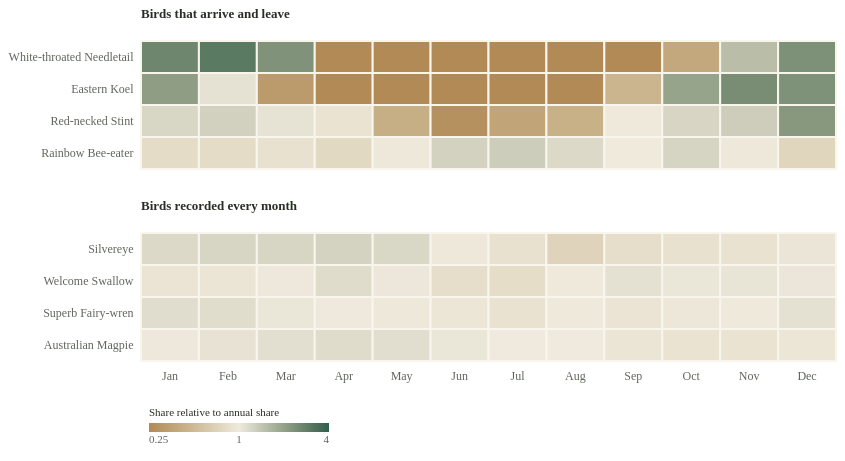

Vega-Lite specification for this chart:
### Vega-Lite specification from a JSON file in a GitHub repository (floating-point values rounded to 4 significant figures)
{"$schema": "https://vega.github.io/schema/vega-lite/v5.json", "padding": 8, "config": {"background": "transparent", "font": "Bricolage Grotesque", "view": {"stroke": null}, "axis": {"labelFont": "Bricolage Grotesque", "titleFont": "Bricolage Grotesque", "labelFontSize": 12, "titleFontSize": 12, "titleFontWeight": 500, "labelColor": "#60665c", "titleColor": "#292e27", "domain": false, "ticks": false, "gridColor": "#e0dccf", "gridOpacity": 0.75, "labelPadding": 8, "titlePadding": 14}, "legend": {"labelFont": "Bricolage Grotesque", "titleFont": "Bricolage Grotesque", "labelFontSize": 11, "titleFontSize": 11, "titleFontWeight": 500, "labelColor": "#60665c", "titleColor": "#292e27", "gradientThickness": 9, "gradientLength": 130, "padding": 8}, "title": {"font": "Bricolage Grotesque", "color": "#292e27", "fontSize": 15, "fontWeight": 500, "anchor": "start"}}, "description": "Monthly share of all records for eight featured species, divided by each species’ annual share. One means the species occupies its typical share. Rows are grouped into birds whose share swings through the year and birds recorded steadily all year. This adjusts for total monthly record volume, not survey effort.", "data": {"values": [{"scientific": "Merops ornatus", "name": "Rainbow Bee-eater", "month": 1, "label": "Jan", "season": "Summer", "count": 2655, "rank": 87, "per10k": 32.29, "relative": 0.8202, "topSeven": false, "group": "Birds that arrive and leave"}, {"scientific": "Gymnorhina tibicen", "name": "Australian Magpie", "month": 1, "label": "Jan", "season": "Summer", "count": 20779, "rank": 1, "per10k": 252.7, "relative": 1.016, "topSeven": true, "group": "Birds recorded every month"}, {"scientific": "Hirundo neoxena", "name": "Welcome Swallow", "month": 1, "label": "Jan", "season": "Summer", "count": 13474, "rank": 6, "per10k": 163.9, "relative": 0.9177, "topSeven": true, "group": "Birds recorded every month"}, {"scientific": "Malurus cyaneus", "name": "Superb Fairy-wren", "month": 1, "label": "Jan", "season": "Summer", "count": 15122, "rank": 4, "per10k": 183.9, "relative": 1.122, "topSeven": true, "group": "Birds recorded every month"}, {"scientific": "Zosterops lateralis", "name": "Silvereye", "month": 1, "label": "Jan", "season": "Summer", "count": 8826, "rank": 21, "per10k": 107.3, "relative": 1.162, "topSeven": false, "group": "Birds recorded every month"}, {"scientific": "Calidris ruficollis", "name": "Red-necked Stint", "month": 1, "label": "Jan", "season": "Summer", "count": 1054, "rank": 165, "per10k": 12.82, "relative": 1.2, "topSeven": false, "group": "Birds that arrive and leave"}, {"scientific": "Hirundapus caudacutus", "name": "White-throated Needletail", "month": 1, "label": "Jan", "season": "Summer", "count": 966, "rank": 171, "per10k": 11.75, "relative": 2.614, "topSeven": false, "group": "Birds that arrive and leave"}, {"scientific": "Eudynamys orientalis", "name": "Eastern Koel", "month": 1, "label": "Jan", "season": "Summer", "count": 4375, "rank": 59, "per10k": 53.21, "relative": 2.08, "topSeven": false, "group": "Birds that arrive and leave"}, {"scientific": "Merops ornatus", "name": "Rainbow Bee-eater", "month": 2, "label": "Feb", "season": "Summer", "count": 2045, "rank": 84, "per10k": 32.14, "relative": 0.8163, "topSeven": false, "group": "Birds that arrive and leave"}, {"scientific": "Gymnorhina tibicen", "name": "Australian Magpie", "month": 2, "label": "Feb", "season": "Summer", "count": 16939, "rank": 1, "per10k": 266.2, "relative": 1.07, "topSeven": true, "group": "Birds recorded every month"}, {"scientific": "Hirundo neoxena", "name": "Welcome Swallow", "month": 2, "label": "Feb", "season": "Summer", "count": 10601, "rank": 5, "per10k": 166.6, "relative": 0.933, "topSeven": true, "group": "Birds recorded every month"}, {"scientific": "Malurus cyaneus", "name": "Superb Fairy-wren", "month": 2, "label": "Feb", "season": "Summer", "count": 11764, "rank": 4, "per10k": 184.9, "relative": 1.128, "topSeven": true, "group": "Birds recorded every month"}, {"scientific": "Zosterops lateralis", "name": "Silvereye", "month": 2, "label": "Feb", "season": "Summer", "count": 7111, "rank": 21, "per10k": 111.7, "relative": 1.21, "topSeven": false, "group": "Birds recorded every month"}, {"scientific": "Calidris ruficollis", "name": "Red-necked Stint", "month": 2, "label": "Feb", "season": "Summer", "count": 855, "rank": 160, "per10k": 13.44, "relative": 1.258, "topSeven": false, "group": "Birds that arrive and leave"}, {"scientific": "Hirundapus caudacutus", "name": "White-throated Needletail", "month": 2, "label": "Feb", "season": "Summer", "count": 853, "rank": 161, "per10k": 13.4, "relative": 2.983, "topSeven": false, "group": "Birds that arrive and leave"}, {"scientific": "Eudynamys orientalis", "name": "Eastern Koel", "month": 2, "label": "Feb", "season": "Summer", "count": 1752, "rank": 93, "per10k": 27.53, "relative": 1.076, "topSeven": false, "group": "Birds that arrive and leave"}, {"scientific": "Merops ornatus", "name": "Rainbow Bee-eater", "month": 3, "label": "Mar", "season": "Autumn", "count": 2367, "rank": 76, "per10k": 34.48, "relative": 0.8758, "topSeven": false, "group": "Birds that arrive and leave"}, {"scientific": "Gymnorhina tibicen", "name": "Australian Magpie", "month": 3, "label": "Mar", "season": "Autumn", "count": 18773, "rank": 1, "per10k": 273.5, "relative": 1.099, "topSeven": true, "group": "Birds recorded every month"}, {"scientific": "Hirundo neoxena", "name": "Welcome Swallow", "month": 3, "label": "Mar", "season": "Autumn", "count": 12479, "rank": 4, "per10k": 181.8, "relative": 1.018, "topSeven": true, "group": "Birds recorded every month"}, {"scientific": "Malurus cyaneus", "name": "Superb Fairy-wren", "month": 3, "label": "Mar", "season": "Autumn", "count": 11673, "rank": 5, "per10k": 170.0, "relative": 1.037, "topSeven": true, "group": "Birds recorded every month"}, {"scientific": "Zosterops lateralis", "name": "Silvereye", "month": 3, "label": "Mar", "season": "Autumn", "count": 7690, "rank": 21, "per10k": 112.0, "relative": 1.213, "topSeven": false, "group": "Birds recorded every month"}, {"scientific": "Calidris ruficollis", "name": "Red-necked Stint", "month": 3, "label": "Mar", "season": "Autumn", "count": 786, "rank": 170, "per10k": 11.45, "relative": 1.072, "topSeven": false, "group": "Birds that arrive and leave"}, {"scientific": "Hirundapus caudacutus", "name": "White-throated Needletail", "month": 3, "label": "Mar", "season": "Autumn", "count": 708, "rank": 182, "per10k": 10.31, "relative": 2.295, "topSeven": false, "group": "Birds that arrive and leave"}, {"scientific": "Eudynamys orientalis", "name": "Eastern Koel", "month": 3, "label": "Mar", "season": "Autumn", "count": 561, "rank": 205, "per10k": 8.172, "relative": 0.3195, "topSeven": false, "group": "Birds that arrive and leave"}, {"scientific": "Merops ornatus", "name": "Rainbow Bee-eater", "month": 4, "label": "Apr", "season": "Autumn", "count": 2196, "rank": 87, "per10k": 30.56, "relative": 0.7762, "topSeven": false, "group": "Birds that arrive and leave"}, {"scientific": "Gymnorhina tibicen", "name": "Australian Magpie", "month": 4, "label": "Apr", "season": "Autumn", "count": 20271, "rank": 1, "per10k": 282.1, "relative": 1.134, "topSeven": true, "group": "Birds recorded every month"}, {"scientific": "Hirundo neoxena", "name": "Welcome Swallow", "month": 4, "label": "Apr", "season": "Autumn", "count": 14537, "rank": 3, "per10k": 202.3, "relative": 1.133, "topSeven": true, "group": "Birds recorded every month"}, {"scientific": "Malurus cyaneus", "name": "Superb Fairy-wren", "month": 4, "label": "Apr", "season": "Autumn", "count": 11879, "rank": 7, "per10k": 165.3, "relative": 1.008, "topSeven": true, "group": "Birds recorded every month"}, {"scientific": "Zosterops lateralis", "name": "Silvereye", "month": 4, "label": "Apr", "season": "Autumn", "count": 8219, "rank": 19, "per10k": 114.4, "relative": 1.239, "topSeven": false, "group": "Birds recorded every month"}, {"scientific": "Calidris ruficollis", "name": "Red-necked Stint", "month": 4, "label": "Apr", "season": "Autumn", "count": 692, "rank": 181, "per10k": 9.63, "relative": 0.9016, "topSeven": false, "group": "Birds that arrive and leave"}, {"scientific": "Hirundapus caudacutus", "name": "White-throated Needletail", "month": 4, "label": "Apr", "season": "Autumn", "count": 70, "rank": 441, "per10k": 0.9741, "relative": 0.2168, "topSeven": false, "group": "Birds that arrive and leave"}, {"scientific": "Eudynamys orientalis", "name": "Eastern Koel", "month": 4, "label": "Apr", "season": "Autumn", "count": 54, "rank": 469, "per10k": 0.7514, "relative": 0.02938, "topSeven": false, "group": "Birds that arrive and leave"}, {"scientific": "Merops ornatus", "name": "Rainbow Bee-eater", "month": 5, "label": "May", "season": "Autumn", "count": 2469, "rank": 76, "per10k": 38.49, "relative": 0.9776, "topSeven": false, "group": "Birds that arrive and leave"}, {"scientific": "Gymnorhina tibicen", "name": "Australian Magpie", "month": 5, "label": "May", "season": "Autumn", "count": 17711, "rank": 1, "per10k": 276.1, "relative": 1.11, "topSeven": true, "group": "Birds recorded every month"}, {"scientific": "Hirundo neoxena", "name": "Welcome Swallow", "month": 5, "label": "May", "season": "Autumn", "count": 11746, "rank": 4, "per10k": 183.1, "relative": 1.025, "topSeven": true, "group": "Birds recorded every month"}, {"scientific": "Malurus cyaneus", "name": "Superb Fairy-wren", "month": 5, "label": "May", "season": "Autumn", "count": 10169, "rank": 8, "per10k": 158.5, "relative": 0.967, "topSeven": true, "group": "Birds recorded every month"}, {"scientific": "Zosterops lateralis", "name": "Silvereye", "month": 5, "label": "May", "season": "Autumn", "count": 7058, "rank": 20, "per10k": 110.0, "relative": 1.191, "topSeven": false, "group": "Birds recorded every month"}, {"scientific": "Calidris ruficollis", "name": "Red-necked Stint", "month": 5, "label": "May", "season": "Autumn", "count": 286, "rank": 266, "per10k": 4.458, "relative": 0.4174, "topSeven": false, "group": "Birds that arrive and leave"}, {"scientific": "Hirundapus caudacutus", "name": "White-throated Needletail", "month": 5, "label": "May", "season": "Autumn", "count": 3, "rank": 658, "per10k": 0.04676, "relative": 0.01041, "topSeven": false, "group": "Birds that arrive and leave"}, {"scientific": "Eudynamys orientalis", "name": "Eastern Koel", "month": 5, "label": "May", "season": "Autumn", "count": 15, "rank": 571, "per10k": 0.2338, "relative": 0.00914, "topSeven": false, "group": "Birds that arrive and leave"}, {"scientific": "Merops ornatus", "name": "Rainbow Bee-eater", "month": 6, "label": "Jun", "season": "Winter", "count": 3254, "rank": 64, "per10k": 49.05, "relative": 1.246, "topSeven": false, "group": "Birds that arrive and leave"}, {"scientific": "Gymnorhina tibicen", "name": "Australian Magpie", "month": 6, "label": "Jun", "season": "Winter", "count": 17127, "rank": 1, "per10k": 258.2, "relative": 1.038, "topSeven": true, "group": "Birds recorded every month"}, {"scientific": "Hirundo neoxena", "name": "Welcome Swallow", "month": 6, "label": "Jun", "season": "Winter", "count": 9895, "rank": 8, "per10k": 149.2, "relative": 0.8354, "topSeven": true, "group": "Birds recorded every month"}, {"scientific": "Malurus cyaneus", "name": "Superb Fairy-wren", "month": 6, "label": "Jun", "season": "Winter", "count": 10224, "rank": 6, "per10k": 154.1, "relative": 0.9403, "topSeven": true, "group": "Birds recorded every month"}, {"scientific": "Zosterops lateralis", "name": "Silvereye", "month": 6, "label": "Jun", "season": "Winter", "count": 5979, "rank": 26, "per10k": 90.13, "relative": 0.976, "topSeven": false, "group": "Birds recorded every month"}, {"scientific": "Calidris ruficollis", "name": "Red-necked Stint", "month": 6, "label": "Jun", "season": "Winter", "count": 197, "rank": 328, "per10k": 2.97, "relative": 0.2781, "topSeven": false, "group": "Birds that arrive and leave"}, {"scientific": "Hirundapus caudacutus", "name": "White-throated Needletail", "month": 6, "label": "Jun", "season": "Winter", "count": 0, "rank": null, "per10k": 0, "relative": 0, "topSeven": false, "group": "Birds that arrive and leave"}, {"scientific": "Eudynamys orientalis", "name": "Eastern Koel", "month": 6, "label": "Jun", "season": "Winter", "count": 2, "rank": 671, "per10k": 0.03015, "relative": 0.00118, "topSeven": false, "group": "Birds that arrive and leave"}, {"scientific": "Merops ornatus", "name": "Rainbow Bee-eater", "month": 7, "label": "Jul", "season": "Winter", "count": 3653, "rank": 63, "per10k": 51.24, "relative": 1.302, "topSeven": false, "group": "Birds that arrive and leave"}, {"scientific": "Gymnorhina tibicen", "name": "Australian Magpie", "month": 7, "label": "Jul", "season": "Winter", "count": 17795, "rank": 1, "per10k": 249.6, "relative": 1.003, "topSeven": true, "group": "Birds recorded every month"}, {"scientific": "Hirundo neoxena", "name": "Welcome Swallow", "month": 7, "label": "Jul", "season": "Winter", "count": 10532, "rank": 7, "per10k": 147.7, "relative": 0.8274, "topSeven": true, "group": "Birds recorded every month"}, {"scientific": "Malurus cyaneus", "name": "Superb Fairy-wren", "month": 7, "label": "Jul", "season": "Winter", "count": 10414, "rank": 8, "per10k": 146.1, "relative": 0.8912, "topSeven": true, "group": "Birds recorded every month"}, {"scientific": "Zosterops lateralis", "name": "Silvereye", "month": 7, "label": "Jul", "season": "Winter", "count": 5745, "rank": 28, "per10k": 80.59, "relative": 0.8727, "topSeven": false, "group": "Birds recorded every month"}, {"scientific": "Calidris ruficollis", "name": "Red-necked Stint", "month": 7, "label": "Jul", "season": "Winter", "count": 279, "rank": 293, "per10k": 3.914, "relative": 0.3664, "topSeven": false, "group": "Birds that arrive and leave"}, {"scientific": "Hirundapus caudacutus", "name": "White-throated Needletail", "month": 7, "label": "Jul", "season": "Winter", "count": 0, "rank": null, "per10k": 0, "relative": 0, "topSeven": false, "group": "Birds that arrive and leave"}, {"scientific": "Eudynamys orientalis", "name": "Eastern Koel", "month": 7, "label": "Jul", "season": "Winter", "count": 5, "rank": 658, "per10k": 0.07014, "relative": 0.00274, "topSeven": false, "group": "Birds that arrive and leave"}, {"scientific": "Merops ornatus", "name": "Rainbow Bee-eater", "month": 8, "label": "Aug", "season": "Winter", "count": 3757, "rank": 69, "per10k": 45.74, "relative": 1.162, "topSeven": false, "group": "Birds that arrive and leave"}, {"scientific": "Gymnorhina tibicen", "name": "Australian Magpie", "month": 8, "label": "Aug", "season": "Winter", "count": 20427, "rank": 1, "per10k": 248.7, "relative": 0.9997, "topSeven": true, "group": "Birds recorded every month"}, {"scientific": "Hirundo neoxena", "name": "Welcome Swallow", "month": 8, "label": "Aug", "season": "Winter", "count": 14832, "rank": 3, "per10k": 180.6, "relative": 1.011, "topSeven": true, "group": "Birds recorded every month"}, {"scientific": "Malurus cyaneus", "name": "Superb Fairy-wren", "month": 8, "label": "Aug", "season": "Winter", "count": 13244, "rank": 6, "per10k": 161.2, "relative": 0.9836, "topSeven": true, "group": "Birds recorded every month"}, {"scientific": "Zosterops lateralis", "name": "Silvereye", "month": 8, "label": "Aug", "season": "Winter", "count": 5472, "rank": 42, "per10k": 66.62, "relative": 0.7214, "topSeven": false, "group": "Birds recorded every month"}, {"scientific": "Calidris ruficollis", "name": "Red-necked Stint", "month": 8, "label": "Aug", "season": "Winter", "count": 377, "rank": 278, "per10k": 4.59, "relative": 0.4297, "topSeven": false, "group": "Birds that arrive and leave"}, {"scientific": "Hirundapus caudacutus", "name": "White-throated Needletail", "month": 8, "label": "Aug", "season": "Winter", "count": 1, "rank": 695, "per10k": 0.01217, "relative": 0.00271, "topSeven": false, "group": "Birds that arrive and leave"}, {"scientific": "Eudynamys orientalis", "name": "Eastern Koel", "month": 8, "label": "Aug", "season": "Winter", "count": 68, "rank": 492, "per10k": 0.8278, "relative": 0.03237, "topSeven": false, "group": "Birds that arrive and leave"}, {"scientific": "Merops ornatus", "name": "Rainbow Bee-eater", "month": 9, "label": "Sep", "season": "Spring", "count": 3724, "rank": 76, "per10k": 39.14, "relative": 0.9943, "topSeven": false, "group": "Birds that arrive and leave"}, {"scientific": "Gymnorhina tibicen", "name": "Australian Magpie", "month": 9, "label": "Sep", "season": "Spring", "count": 21984, "rank": 1, "per10k": 231.1, "relative": 0.9289, "topSeven": true, "group": "Birds recorded every month"}, {"scientific": "Hirundo neoxena", "name": "Welcome Swallow", "month": 9, "label": "Sep", "season": "Spring", "count": 18509, "rank": 2, "per10k": 194.5, "relative": 1.09, "topSeven": true, "group": "Birds recorded every month"}, {"scientific": "Malurus cyaneus", "name": "Superb Fairy-wren", "month": 9, "label": "Sep", "season": "Spring", "count": 14294, "rank": 7, "per10k": 150.2, "relative": 0.9166, "topSeven": true, "group": "Birds recorded every month"}, {"scientific": "Zosterops lateralis", "name": "Silvereye", "month": 9, "label": "Sep", "season": "Spring", "count": 7315, "rank": 26, "per10k": 76.89, "relative": 0.8326, "topSeven": false, "group": "Birds recorded every month"}, {"scientific": "Calidris ruficollis", "name": "Red-necked Stint", "month": 9, "label": "Sep", "season": "Spring", "count": 996, "rank": 198, "per10k": 10.47, "relative": 0.9802, "topSeven": false, "group": "Birds that arrive and leave"}, {"scientific": "Hirundapus caudacutus", "name": "White-throated Needletail", "month": 9, "label": "Sep", "season": "Spring", "count": 3, "rank": 678, "per10k": 0.03153, "relative": 0.00702, "topSeven": false, "group": "Birds that arrive and leave"}, {"scientific": "Eudynamys orientalis", "name": "Eastern Koel", "month": 9, "label": "Sep", "season": "Spring", "count": 1126, "rank": 173, "per10k": 11.84, "relative": 0.4627, "topSeven": false, "group": "Birds that arrive and leave"}, {"scientific": "Merops ornatus", "name": "Rainbow Bee-eater", "month": 10, "label": "Oct", "season": "Spring", "count": 5620, "rank": 64, "per10k": 47.9, "relative": 1.217, "topSeven": false, "group": "Birds that arrive and leave"}, {"scientific": "Gymnorhina tibicen", "name": "Australian Magpie", "month": 10, "label": "Oct", "season": "Spring", "count": 26282, "rank": 1, "per10k": 224.0, "relative": 0.9005, "topSeven": true, "group": "Birds recorded every month"}, {"scientific": "Hirundo neoxena", "name": "Welcome Swallow", "month": 10, "label": "Oct", "season": "Spring", "count": 21781, "rank": 2, "per10k": 185.6, "relative": 1.04, "topSeven": true, "group": "Birds recorded every month"}, {"scientific": "Malurus cyaneus", "name": "Superb Fairy-wren", "month": 10, "label": "Oct", "season": "Spring", "count": 18478, "rank": 4, "per10k": 157.5, "relative": 0.9608, "topSeven": true, "group": "Birds recorded every month"}, {"scientific": "Zosterops lateralis", "name": "Silvereye", "month": 10, "label": "Oct", "season": "Spring", "count": 9509, "rank": 26, "per10k": 81.05, "relative": 0.8777, "topSeven": false, "group": "Birds recorded every month"}, {"scientific": "Calidris ruficollis", "name": "Red-necked Stint", "month": 10, "label": "Oct", "season": "Spring", "count": 1509, "rank": 168, "per10k": 12.86, "relative": 1.204, "topSeven": false, "group": "Birds that arrive and leave"}, {"scientific": "Hirundapus caudacutus", "name": "White-throated Needletail", "month": 10, "label": "Oct", "season": "Spring", "count": 203, "rank": 413, "per10k": 1.73, "relative": 0.3851, "topSeven": false, "group": "Birds that arrive and leave"}, {"scientific": "Eudynamys orientalis", "name": "Eastern Koel", "month": 10, "label": "Oct", "season": "Spring", "count": 5833, "rank": 59, "per10k": 49.72, "relative": 1.944, "topSeven": false, "group": "Birds that arrive and leave"}, {"scientific": "Merops ornatus", "name": "Rainbow Bee-eater", "month": 11, "label": "Nov", "season": "Spring", "count": 3567, "rank": 77, "per10k": 38.3, "relative": 0.973, "topSeven": false, "group": "Birds that arrive and leave"}, {"scientific": "Gymnorhina tibicen", "name": "Australian Magpie", "month": 11, "label": "Nov", "season": "Spring", "count": 20928, "rank": 1, "per10k": 224.7, "relative": 0.9035, "topSeven": true, "group": "Birds recorded every month"}, {"scientific": "Hirundo neoxena", "name": "Welcome Swallow", "month": 11, "label": "Nov", "season": "Spring", "count": 17542, "rank": 2, "per10k": 188.4, "relative": 1.055, "topSeven": true, "group": "Birds recorded every month"}, {"scientific": "Malurus cyaneus", "name": "Superb Fairy-wren", "month": 11, "label": "Nov", "season": "Spring", "count": 15133, "rank": 4, "per10k": 162.5, "relative": 0.9914, "topSeven": true, "group": "Birds recorded every month"}, {"scientific": "Zosterops lateralis", "name": "Silvereye", "month": 11, "label": "Nov", "season": "Spring", "count": 7629, "rank": 28, "per10k": 81.93, "relative": 0.8872, "topSeven": false, "group": "Birds recorded every month"}, {"scientific": "Calidris ruficollis", "name": "Red-necked Stint", "month": 11, "label": "Nov", "season": "Spring", "count": 1291, "rank": 157, "per10k": 13.86, "relative": 1.298, "topSeven": false, "group": "Birds that arrive and leave"}, {"scientific": "Hirundapus caudacutus", "name": "White-throated Needletail", "month": 11, "label": "Nov", "season": "Spring", "count": 631, "rank": 244, "per10k": 6.776, "relative": 1.508, "topSeven": false, "group": "Birds that arrive and leave"}, {"scientific": "Eudynamys orientalis", "name": "Eastern Koel", "month": 11, "label": "Nov", "season": "Spring", "count": 5819, "rank": 47, "per10k": 62.49, "relative": 2.443, "topSeven": false, "group": "Birds that arrive and leave"}, {"scientific": "Merops ornatus", "name": "Rainbow Bee-eater", "month": 12, "label": "Dec", "season": "Summer", "count": 2392, "rank": 94, "per10k": 29.27, "relative": 0.7436, "topSeven": false, "group": "Birds that arrive and leave"}, {"scientific": "Gymnorhina tibicen", "name": "Australian Magpie", "month": 12, "label": "Dec", "season": "Summer", "count": 19186, "rank": 1, "per10k": 234.8, "relative": 0.9439, "topSeven": true, "group": "Birds recorded every month"}, {"scientific": "Hirundo neoxena", "name": "Welcome Swallow", "month": 12, "label": "Dec", "season": "Summer", "count": 15058, "rank": 2, "per10k": 184.3, "relative": 1.032, "topSeven": true, "group": "Birds recorded every month"}, {"scientific": "Malurus cyaneus", "name": "Superb Fairy-wren", "month": 12, "label": "Dec", "season": "Summer", "count": 14571, "rank": 4, "per10k": 178.3, "relative": 1.088, "topSeven": true, "group": "Birds recorded every month"}, {"scientific": "Zosterops lateralis", "name": "Silvereye", "month": 12, "label": "Dec", "season": "Summer", "count": 7874, "rank": 21, "per10k": 96.36, "relative": 1.044, "topSeven": false, "group": "Birds recorded every month"}, {"scientific": "Calidris ruficollis", "name": "Red-necked Stint", "month": 12, "label": "Dec", "season": "Summer", "count": 1905, "rank": 108, "per10k": 23.31, "relative": 2.183, "topSeven": false, "group": "Birds that arrive and leave"}, {"scientific": "Hirundapus caudacutus", "name": "White-throated Needletail", "month": 12, "label": "Dec", "season": "Summer", "count": 865, "rank": 182, "per10k": 10.59, "relative": 2.356, "topSeven": false, "group": "Birds that arrive and leave"}, {"scientific": "Eudynamys orientalis", "name": "Eastern Koel", "month": 12, "label": "Dec", "season": "Summer", "count": 4883, "rank": 51, "per10k": 59.76, "relative": 2.336, "topSeven": false, "group": "Birds that arrive and leave"}]}, "spacing": 30, "resolve": {"scale": {"y": "independent"}}, "facet": {"row": {"field": "group", "type": "nominal", "sort": ["Birds that arrive and leave", "Birds recorded every month"], "title": null, "header": {"labelAngle": 0, "labelAlign": "left", "labelAnchor": "start", "labelOrient": "top", "labelPadding": 6, "labelFontSize": 13, "labelFontWeight": 600, "labelColor": "#292e27", "labelFont": "Bricolage Grotesque"}}}, "spec": {"width": 695, "height": 128, "mark": {"type": "rect", "stroke": "#f8f5ec", "strokeWidth": 2, "cornerRadius": 1}, "encoding": {"x": {"field": "label", "type": "ordinal", "sort": ["Jan", "Feb", "Mar", "Apr", "May", "Jun", "Jul", "Aug", "Sep", "Oct", "Nov", "Dec"], "axis": {"title": null, "labelAngle": 0}}, "y": {"field": "name", "type": "ordinal", "sort": ["White-throated Needletail", "Eastern Koel", "Red-necked Stint", "Rainbow Bee-eater", "Silvereye", "Welcome Swallow", "Superb Fairy-wren", "Australian Magpie"], "axis": {"title": null, "labelLimit": 210, "labelFontSize": 12}}, "color": {"field": "relative", "type": "quantitative", "scale": {"type": "log", "domain": [0.25, 1, 4], "range": ["#b18a55", "#efeadd", "#315e4c"], "clamp": true}, "legend": {"title": "Share relative to annual share", "titleLimit": 280, "orient": "bottom", "values": [0.25, 1, 4], "format": ".2~f", "gradientLength": 180}}, "tooltip": [{"field": "name", "title": "Bird"}, {"field": "label", "title": "Month"}, {"field": "count", "title": "Records", "format": ","}, {"field": "per10k", "title": "Per 10,000 bird records", "format": ".1f"}, {"field": "relative", "title": "Relative to annual share", "format": ".2f"}]}}}
